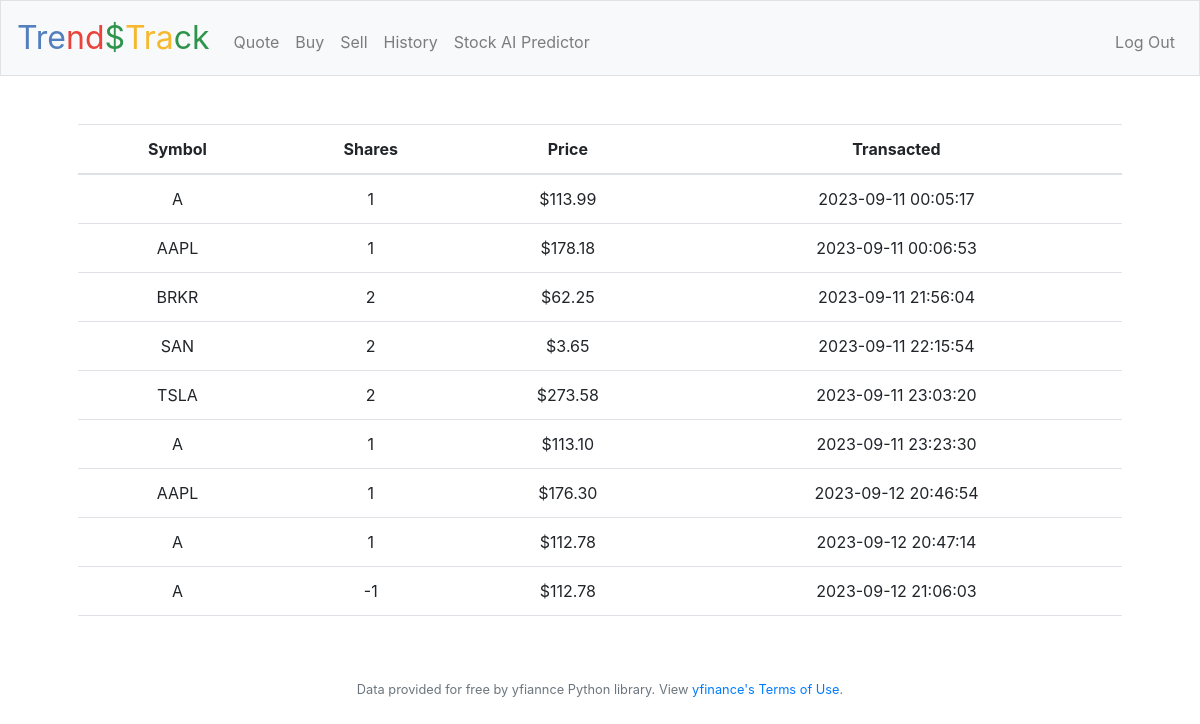
The page /history (signed in) on the database its author committed.
### tables this page shows
CREATE TABLE 'transactions' ('id' INTEGER PRIMARY KEY AUTOINCREMENT NOT NULL, 'user_id' INTEGER, 'symbol' TEXT, 'shares' INTEGER, 'price' REAL, 'date' DATETIME DEFAULT CURRENT_TIMESTAMP, 'company' TEXT,'total' REAL);

### application.py (the view)
@app.route("/history")
@login_required
def history():
    transactions = db.execute(
        "SELECT * FROM transactions WHERE user_id = ?;", session["user_id"])
    return render_template("history.html", transactions=transactions)

### application.py (called while the page is built)
@app.after_request
def after_request(response):
    response.headers["Cache-Control"] = "no-cache, no-store, must-revalidate"
    response.headers["Expires"] = 0
    response.headers["Pragma"] = "no-cache"
    return response

### helpers.py (called while the page is built)
def login_required(f):
    @wraps(f)
    def decorated_function(*args, **kwargs):
        if session.get("user_id") is None:
            return redirect("/login")
        return f(*args, **kwargs)
    return decorated_function

def usd(value):
    return f"${value:,.2f}"

### templates/history.html (shortened to what this page needs)
{% extends "layout.html" %}
{% block main %}
        <link href="https://cdn.jsdelivr.net/npm/bootstrap@5.2.3/dist/css/bootstrap.min.css" rel="stylesheet">
        <link rel="stylesheet" href="https://cdn.jsdelivr.net/npm/bootstrap@4.5.3/dist/css/bootstrap.min.css">
        <table class="table">
            <thead>
                <tr>
                    <th>Symbol</th>
                    <th>Shares</th>
                    <th>Price</th>
                    <th>Transacted</th>
                </tr>
            </thead>
            <tbody>
                <tr>
                    {% for t in transactions %}
                    <tr>
                        <td>{{ t.symbol }}</td>
                        <td>{{ t.shares }}</td>
                        <td>{{ t.price | usd }}</td>
                        <td>{{ t.date }}</td>
                    </tr>
                {% endfor %}
                </tr>
            </tbody>
        </table>
{% endblock %}

### rows shown on the page
transactions: symbol "A", shares "1", price "$113.99", date "2023-09-11 00:05:17"
transactions: symbol "AAPL", shares "1", price "$178.18", date "2023-09-11 00:06:53"
transactions: symbol "BRKR", shares "2", price "$62.25", date "2023-09-11 21:56:04"
transactions: symbol "SAN", shares "2", price "$3.65", date "2023-09-11 22:15:54"
transactions: symbol "TSLA", shares "2", price "$273.58", date "2023-09-11 23:03:20"
transactions: symbol "A", shares "1", price "$113.10", date "2023-09-11 23:23:30"
transactions: symbol "AAPL", shares "1", price "$176.30", date "2023-09-12 20:46:54"
transactions: symbol "A", shares "1", price "$112.78", date "2023-09-12 20:47:14"
transactions: symbol "A", shares "-1", price "$112.78", date "2023-09-12 21:06:03"
